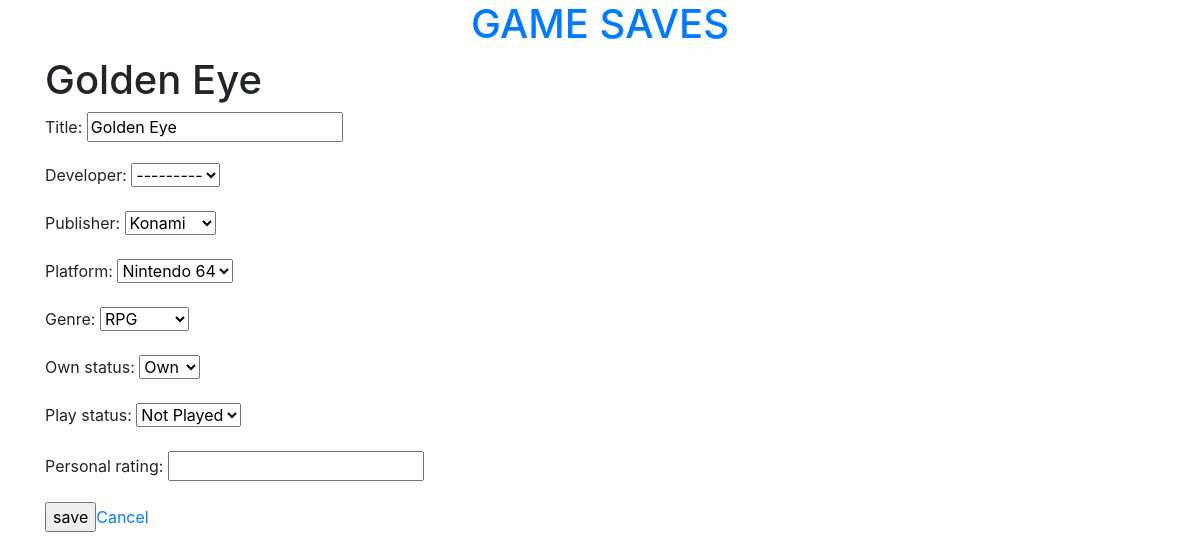
Screenshot of /edit/17/ with the database file from the repository.
### tracker/models.py (models this page shows, shortened)
class Game(models.Model):
    title = models.CharField(max_length=255)
    developer = models.ForeignKey('Developer', null=True)
    publisher = models.ForeignKey('Publisher')
    genre = models.ForeignKey('Genre')
    platform = models.ForeignKey('Platform')
    OWN_STATUS_CHOICES = (
        ('Own', 'Own'),
        ('Want', 'Want'),
    )
    own_status = models.CharField(max_length=4, choices=OWN_STATUS_CHOICES, default='Want')
    PLAY_STATUS_CHOICES = (
        ('Played', 'Played'),
        ('Not Played', 'Not Played'),
    )
    play_status = models.CharField(max_length=10, choices=PLAY_STATUS_CHOICES, default='Not Played')
    personal_rating = models.IntegerField(
        validators = [MaxValueValidator(5), MinValueValidator(1)],
        null=True,
        blank=True,
    )
    class Meta:
        ordering = ['title']

### tracker/views.py (the view)
# urls.py: url(r'^edit/(?P<pk>\d+)/$', views.GameUpdateView.as_view(), name='update'),
class GameUpdateView(UpdateView):
    fields = ('title', 'developer', 'publisher', 'platform', 'genre', 'own_status', 'play_status', 'personal_rating')
    model = Game

### tracker/models.py (called while the page is built)
    def __str__(self):
        return self.name

    def __str__(self):
        return self.name

    def __str__(self):
        return self.system

### tracker/templates/tracker/game_form.html (shortened to what this page needs)
{% extends 'tracker/base.html' %}
{% block content %}
<div class="form">
  <h1>{{ form.instance.title|default:"Add a game" }}</h1>
  <form method="POST" action="">
    {{ form.as_p }}
    <input type="submit" value="save"><a href="{% url 'games:list' %}">Cancel</a>
  </form>
</div>
{% endblock %}

### rows the page displays
Game: instance "Golden Eye", title "Golden Eye", developer "---------", publisher "Konami", platform "Nintendo 64", genre "RPG", own_status "Own", play_status "Not Played"
